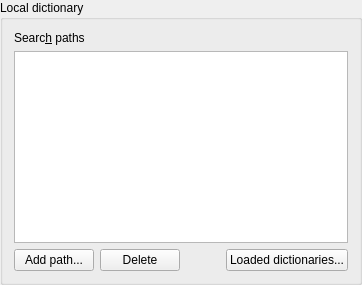
           <widget class="QGroupBox" name="groupBoxDictionary">
            <property name="title">
             <string>Local dictionary</string>
            </property>
            <layout class="QVBoxLayout" name="verticalLayout_5">
             <item>
              <widget class="QLabel" name="label_27">
               <property name="text">
                <string>Searc&amp;h paths</string>
               </property>
               <property name="buddy">
                <cstring>listDictPaths</cstring>
               </property>
              </widget>
             </item>
             <item>
              <widget class="QListWidget" name="listDictPaths"/>
             </item>
             <item>
              <layout class="QHBoxLayout" name="horizontalLayout_20">
               <item>
                <widget class="QPushButton" name="buttonAddDictPath">
                 <property name="text">
                  <string>Add path...</string>
                 </property>
                </widget>
               </item>
               <item>
                <widget class="QPushButton" name="buttonDelDictPath">
                 <property name="text">
                  <string>Delete</string>
                 </property>
                </widget>
               </item>
               <item>
                <spacer name="horizontalSpacer_6">
                 <property name="orientation">
                  <enum>Qt::Orientation::Horizontal</enum>
                 </property>
                 <property name="sizeHint" stdset="0">
                  <size>
                   <width>40</width>
                   <height>20</height>
                  </size>
                 </property>
                </spacer>
               </item>
               <item>
                <widget class="QPushButton" name="buttonLoadedDicts">
                 <property name="text">
                  <string>Loaded dictionaries...</string>
                 </property>
                </widget>
               </item>
              </layout>
             </item>
            </layout>
           </widget>
